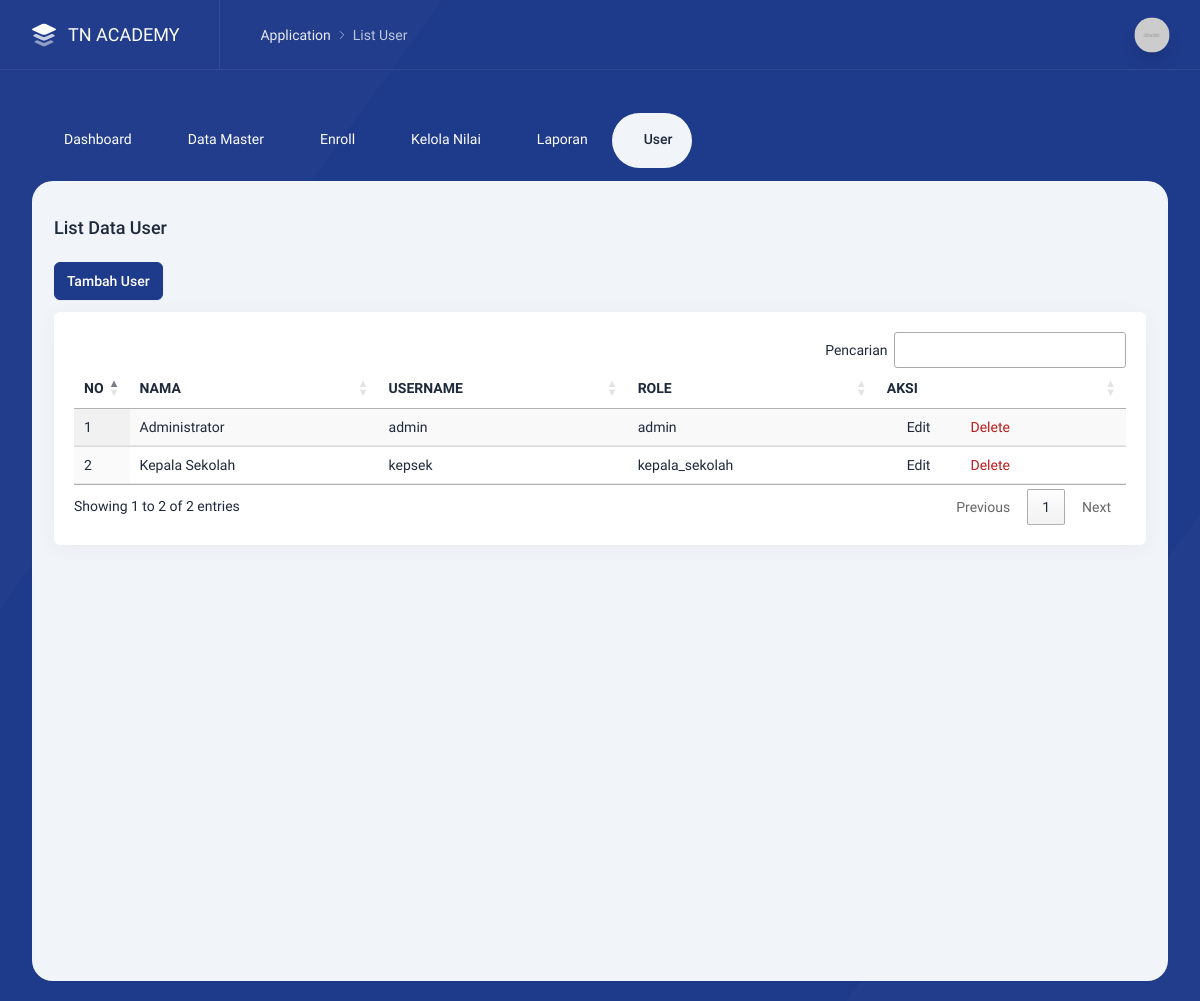
The app's page /index.php/user with its own data.
### tables this page shows
CREATE TABLE `users` (
  `id_user` int NOT NULL,
  `username` varchar(50) NOT NULL,
  `password` varchar(255) NOT NULL,
  `role` enum('admin','kepala_sekolah') NOT NULL,
  `nama` varchar(150) DEFAULT NULL
);

### application/libraries/template.php (called while the page is built, shortened)
<?php
class Template{
    var $template_data = array();
    function set($name, $value){
        $this->template_data[$name] = $value;
    }
    function load($template = '', $view = '' , $view_data = array(), $return = FALSE){
        $this->CI =& get_instance();
        $this->set('contents', $this->CI->load->view($view, $view_data, TRUE));
        return $this->CI->load->view($template, $this->template_data, $return);
    }
}

### application/controllers/User.php (called while the page is built, shortened)
<?php
class User extends MY_Controller {
	public function index()
	{
		$data = array(
        'users'      => $this->User_model->get_all(),
        'title'      => 'List User',
		);
		$this->template->load('template','user',$data);
	}
}

### index.php (called while the page is built, shortened)
<?php
require_once BASEPATH.'core/CodeIgniter.php';

### application/models/User_model.php (called while the page is built, shortened)
<?php
class User_model extends CI_Model {
	public function get_all() {
		$query = $this->db->get('users');
		return $query->result_array();
	}
}

### application/views/user.php (the view, shortened to what this page needs)
<h2 class="intro-y text-lg font-medium">List Data User</h2>
<div class="text-left mt-5">
    <a href="javascript:;" data-tw-toggle="modal" data-tw-target="#addUser" class="btn btn-primary">
        Tambah User
    </a>
</div>
<div class="intro-y box mt-3">
    <div class="p-5">
        <div class="preview">
            <div class="overflow-x-auto">
                <table id="example1" class="table table-auto display datatable w-full">
                    <thead class="bg-gray-100">
                        <tr>
                            <th class="border-b-2">NO</th>
                            <th class="border-b-2 w-20">NAMA</th>
                            <th class="border-b-2 w-32">USERNAME</th>
                            <th class="border-b-2 w-24">ROLE</th>
                            <th class="border-b-2 w-30">AKSI</th>
                        </tr>
                    </thead>
                   <tbody>
                        <?php $no=1+ ($offset ?? 0); foreach ($users as $ok) { ?>
                        <tr>
                            <td class=""><?= $no ?></td>
                            <td class=""><?= $ok['nama'] ?></td>
                            <td class=""><?= $ok['username'] ?></td>
                            <td class=""><?= $ok['role'] ?></td>
                            <td class="">
                                <div class="flex space-x-10">
                                    <a class="flex text-blue-500 mr-5" href="javascript:;"
                                      data-tw-toggle="modal" data-tw-target="#edit<?= $ok['id_user'] ?>">
                                        <i data-lucide="edit" class="w-4 h-4 mr-1"></i> Edit
                                    </a>
                                    <a class="flex text-danger delete-btn" href="javascript:;"
                                      onclick="confirmDelete('<?= site_url('user/delete/'.$ok['id_user']) ?>')">
                                        <i data-lucide="trash-2" class="w-4 h-4 mr-1"></i> Delete
                                    </a>
                                </div>
                            </td>
                        </tr>
                        <?php $no++; } ?>
                    </tbody>
                </table>
            </div>
        </div>
    </div>
</div>

### records on screen
users: nama "Administrator", username "admin", role "admin"
users: nama "Kepala Sekolah", username "kepsek", role "kepala_sekolah"

### other values on screen
$title "List User"
